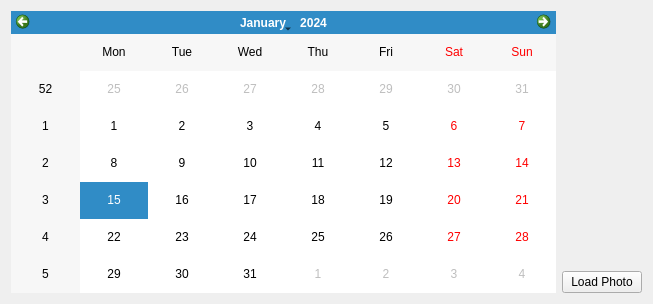
<ui version="4.0" >
 <class>window</class>
 <widget class="QWidget" name="window" >
  <property name="geometry" >
   <rect>
    <x>0</x>
    <y>0</y>
    <width>653</width>
    <height>304</height>
   </rect>
  </property>
  <property name="windowTitle" >
   <string>Trippy</string>
  </property>
  <layout class="QHBoxLayout" name="horizontalLayout" >
   <item>
    <layout class="QVBoxLayout" name="verticalLayout" >
     <item>
      <widget class="QCalendarWidget" name="calendarWidget" />
     </item>
    </layout>
   </item>
   <item>
    <layout class="QVBoxLayout" name="verticalLayout_2" >
     <item>
      <widget class="QLabel" name="l_photo" >
       <property name="text" >
        <string/>
       </property>
       <property name="pixmap" >
        <pixmap>picture.jpg</pixmap>
       </property>
      </widget>
     </item>
     <item>
      <widget class="QPushButton" name="pb_loadPhoto" >
       <property name="text" >
        <string>Load Photo</string>
       </property>
      </widget>
     </item>
    </layout>
   </item>
  </layout>
 </widget>
 <resources/>
 <connections/>
</ui>
